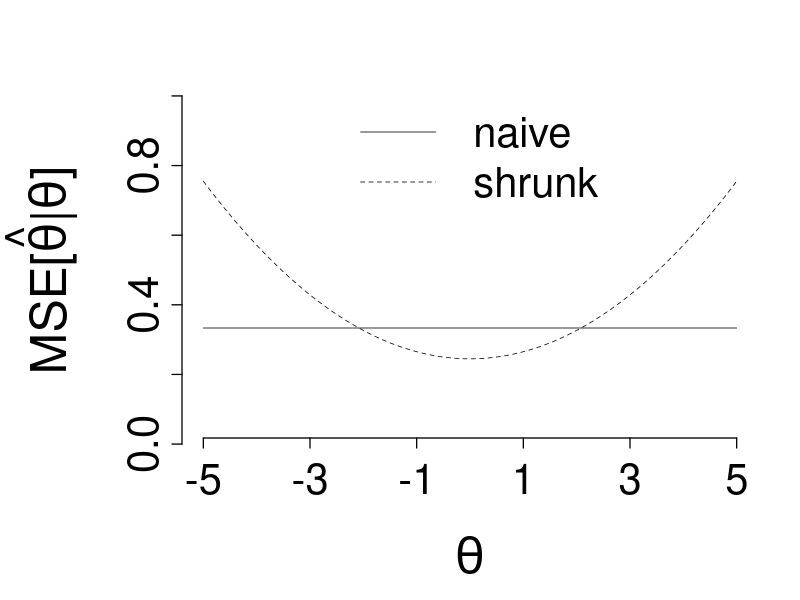

Source code (R):
# IDEAL project
# http://www.ideal.rwth-aachen.de/
#
# Author:
# Artur Araujo <artur.stat@gmail.com>
#
# Description:
#  Creates figure 1.
#
# Remarks:
#  None.

tau <- 0; # population average of true individual treatment effect
n <- 3; # number of cycles per subject
psi <- 2; # variance of the true indivual treatment effect
sigma <- 1; # residual variance

# probability for the computations
# of the x-axis limits of the plot
prob <- 0.999;

# weight for the shrunk estimate
k <- n*psi/(n*psi+sigma);

# shrunk
a <- qnorm(
  p=(1+c(-1, 1)*prob)/2,
  mean=tau,
  sd=sqrt(k^2*(psi+sigma/n))
);

#naive
b <- qnorm(
  p=(1+c(-1, 1)*prob)/2,
  mean=tau,
  sd=sqrt(psi+sigma/n)
);

# compute x-axis limits
xlim <- (a+b)/2;
xlim[1] <- floor(xlim[1]);
xlim[2] <- ceiling(xlim[2]);

x <- seq(from=xlim[1], to=xlim[2], by=0.01);
mse.naive <- rep( x=sigma/n, times=length(x) );
mse.shrunk <- (1-k)^2*(x-tau)^2+k^2*sigma/n;

tiff(
  filename="Figure1.tif",
  width=1920,
  height=1080,
  units="px",
  pointsize=2,
  compression="lzw",
  res=400,
  bg="white",
  type="cairo"
);

#jpeg(
#  filename="Figure1.jpg",
#  width=1920,
#  height=1080,
#  units="px",
#  pointsize=2,
#  quality=100,
#  res=400,
#  bg="white",
#  type="cairo"
#);

#png(
#  filename="Figure1.png",
#  width=1920,
#  height=1080,
#  units="px",
#  pointsize=2,
#  res=400,
#  bg="white",
#  type="cairo"
#);

old <- par();

par(
  mar=c(
    7.1, # bottom margin default 5.1
    9.1, # left margin default 4.1
    4.1, # top margin default 4.1
    2.1 # right margin default 2.1
  )
);

plot(
  x=x,
  y=mse.naive,
  xlim=xlim,
  ylim=c(0, 1),
  xlab="",
  ylab="",
  type="l",
  col="black",
  lty=1,
  lwd=0.75,
  bty="n",
  axes=FALSE
);

# define x-axis
axis(
  side=1,
  at=seq(from=xlim[1], to=xlim[2], by=2),
  labels=TRUE,
  tick=TRUE,
  outer=FALSE,
  lty="solid",
  lwd=1.25,
  lwd.ticks=1.25,
  cex.axis=2.5,
  mgp=c(3, 1, -1)
);

# define y-axis
axis(
  side=2,
  at=seq(from=0, to=1, by=0.2),
  labels=TRUE,
  tick=TRUE,
  outer=FALSE,
  lty="solid",
  lwd=1.25,
  lwd.ticks=1.25,
  cex.axis=2.5,
  mgp=c(3, 1, 0)
);

# define xy-axis label
title(
  xlab=expression(theta),
  ylab=expression( paste("MSE[", hat(theta), "|", theta, "]") ),
  line=5,
  cex.lab=3
);

lines(
  x=x,
  y=mse.shrunk,
  col="black",
  lty=2,
  lwd=0.75
);

legend(
  x="top",
  legend=c(
    "naive",
    "shrunk"
  ),
  col=c(
    "black",
    "black"
  ),
  lty=1:2,
  lwd=0.75,
  bty="n",
  cex=2.5,
  xjust=0,
  yjust=0,
  ncol=1,
  horiz=FALSE
);

par(old);

dev.off();
